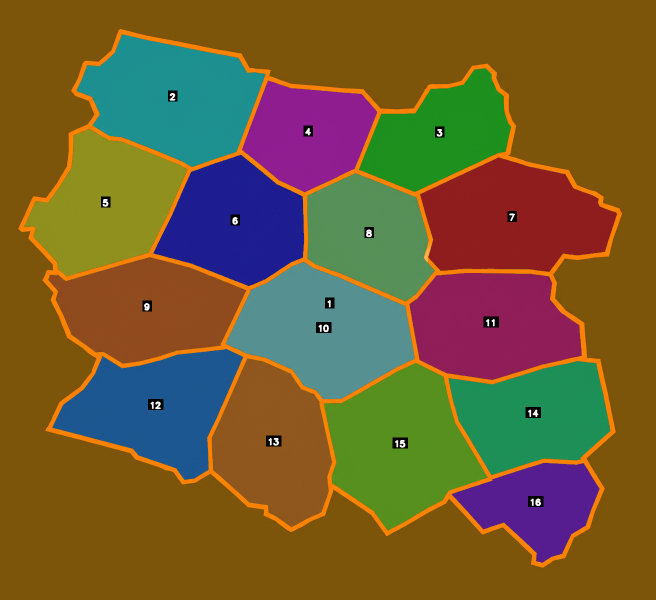
#> input picture salida/imagen_coloreada.png, 1312 x 1199 px (shown at 1/2 size)
$ python -i engine.py   (imports and definitions only)
#> lines starting #> are read from the running program, lines starting #| are printed output that depends on the picture; after the words box and inside, x2 and y2 are one past the last pixel; in counts of white or black regions, pixels touching at a corner belong together
import os
import gc
import unicodedata

import cv2
import numpy as np


# [15 lines left out: functions _sin_acentos, _cargar_imagen_eficiente, not called in this run]


def _ruta_salida(ruta_imagen):
    carpeta = os.path.join(os.path.dirname(os.path.abspath(ruta_imagen)), "salida")
    os.makedirs(carpeta, exist_ok=True)
    return carpeta


COLORES_VIVOS = [
    (0, 165, 255), (255, 255, 0), (0, 255, 0), (255, 0, 255),
    (0, 255, 255), (255, 0, 0), (0, 0, 255), (128, 255, 128),
    (0, 100, 255), (255, 255, 128), (128, 0, 255), (255, 128, 0),
    (0, 128, 255), (128, 255, 0), (0, 255, 128), (255, 0, 128),
    (64, 64, 255), (255, 64, 64), (64, 255, 64), (64, 64, 64),
    (0, 191, 255), (255, 191, 0), (191, 255, 0), (255, 0, 191),
    (0, 255, 191), (191, 0, 255), (255, 191, 191), (191, 255, 191),
    (100, 100, 255), (255, 100, 100), (100, 255, 100), (100, 100, 100),
    (150, 150, 255), (255, 150, 150), (150, 255, 150), (150, 150, 150),
    (200, 200, 255), (255, 200, 200), (200, 255, 200), (200, 200, 200),
]


# [129 lines left out: functions preparar_imagen_para_ia, renderizar_poligonos_desde_grid, renderizar_poligonos_directos, not called in this run]


def detectar_y_colorear_regiones(ruta_imagen, area_min=20):
#> called with ruta_imagen = '../../salida/imagen_coloreada.png', area_min = 20
    img = cv2.imread(ruta_imagen)
#> img is the input picture: shape (1199, 1312, 3); mean B, G, R 47.9, 92.2, 113.4
    if img is None:
        raise FileNotFoundError(f"No se pudo cargar: {ruta_imagen}")

    hsv = cv2.cvtColor(img, cv2.COLOR_BGR2HSV)
#> hsv: shape (1199, 1312, 3); mean H, S, V 46.3, 211.1, 140.3

    lower_white = np.array([0, 0, 200])
    upper_white = np.array([180, 30, 255])
    mask_white = cv2.inRange(hsv, lower_white, upper_white)
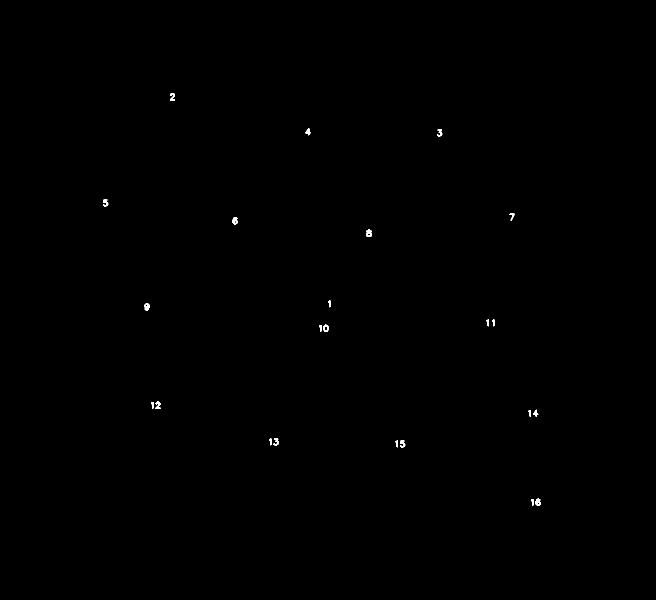
#> mask_white: shape (1199, 1312) (shown at 1/2 size); 0.11% white; 23 white regions, largest, box (x1, y1, x2, y2) and area: (732, 459, 744, 474) 127, (465, 434, 476, 449) 112, (1071, 997, 1082, 1012) 112
    mask_vaca = cv2.bitwise_not(mask_white)

    kernel_close = np.ones((5, 5), np.uint8)
    mask_vaca = cv2.morphologyEx(mask_vaca, cv2.MORPH_CLOSE, kernel_close)
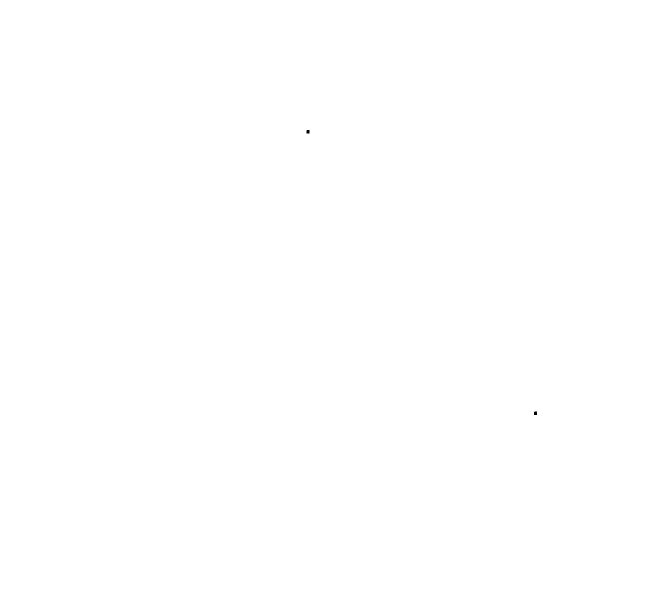
#> mask_vaca: shape (1199, 1312) (shown at 1/2 size); 100% white; 2 black regions, box (x1, y1, x2, y2) and area: (613, 260, 619, 267) 41, (1068, 823, 1074, 830) 41

    lower_orange = np.array([5, 60, 60])
    upper_orange = np.array([35, 255, 255])
    mask_orange = cv2.inRange(hsv, lower_orange, upper_orange)
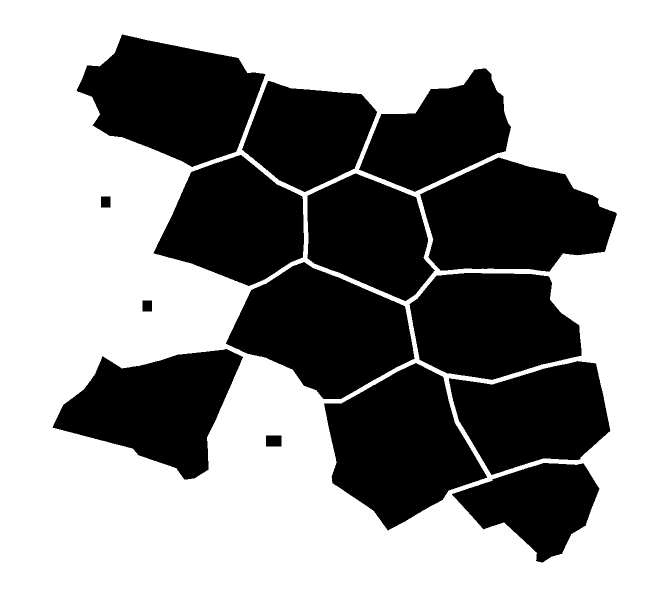
#> mask_orange: shape (1199, 1312) (shown at 1/2 size); 59.4% white; 15 black regions, largest, box (x1, y1, x2, y2) and area: (648, 726, 974, 1061) 65624, (840, 315, 1234, 543) 64281, (153, 69, 531, 334) 64128

    mask_cortes = cv2.bitwise_and(mask_vaca, cv2.bitwise_not(mask_orange))

    num_labels, labels, stats, centroids = cv2.connectedComponentsWithStats(mask_cortes, connectivity=8)
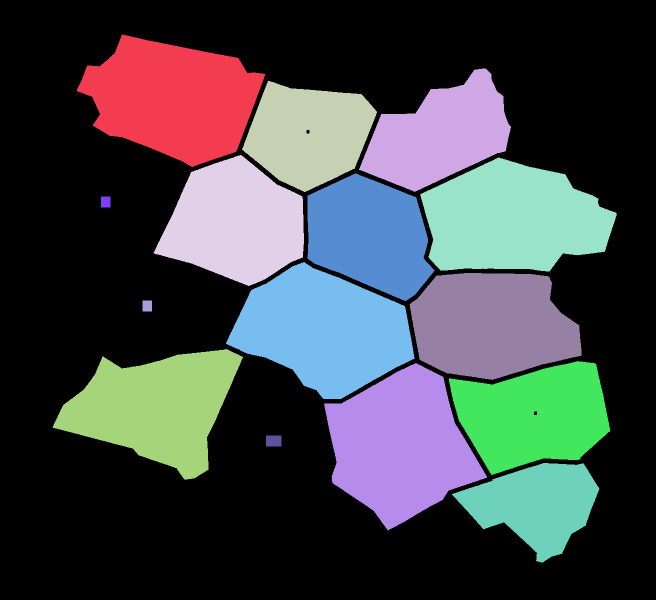
#> labels: shape (1199, 1312) int32 (shown at 1/2 size); 16 distinct labels, from 0 to 15; one colour per label, 0 black
#> num_labels = 16; stats = 16 rows, first 6: [0, 0, 1312, 1199, 934788], [153, 69, 378, 265, 64128], [718, 137, 304, 247, 43378], [484, 162, 270, 222, 40263], [307, 310, 301, 262, 52349], [840, 315, 394, 228, 64281]; centroids = 16 rows, first 8: [604, 614], [345.9, 197.4], [879.4, 269.4], [616.9, 267.9], [470.2, 445.7], [1024.9, 438.2], [738.6, 470.3], [211, 403.5]

    regiones = []
    for i in range(1, num_labels):
        area = stats[i, cv2.CC_STAT_AREA]
        if area > area_min:
            cx, cy = int(centroids[i][0]), int(centroids[i][1])
            regiones.append({"label": i, "area": int(area), "centroid": [cx, cy]})
#> this loop made 15 passes
#> (area, cx, cy) on passes 1 to 12: (64128, 345, 197), (43378, 879, 269), (40263, 616, 267), (52349, 470, 445), (64281, 1024, 438), (45392, 738, 470), (418, 211, 403), (63996, 647, 660), (57089, 982, 649), (418, 294, 611), (57021, 311, 814), (49911, 1066, 830)
#> after the loop, regiones = 15 items

    overlay = img.copy()
    for idx, r in enumerate(regiones):
        color = COLORES_VIVOS[idx % len(COLORES_VIVOS)]
        mask_single = (labels == r["label"]).astype(np.uint8) * 255
        contours, _ = cv2.findContours(mask_single, cv2.RETR_EXTERNAL, cv2.CHAIN_APPROX_SIMPLE)
        if contours:
            cnt = max(contours, key=cv2.contourArea)
            cv2.drawContours(overlay, [cnt], -1, color, -1)
#> this loop made 15 passes
#> (r, color, cnt) on passes 7, 10, 14: ({'label': 7, 'area': 418, 'centroid': [211, 403]}, (0, 0, 255), [[202, 393], [202, 414], [220, 414], [220, 393]]), ({'label': 10, 'area': 418, 'centroid': [294, 611]}, (255, 255, 128), [[285, 601], [285, 622], [303, 622], [303, 601]]), ({'label': 14, 'area': 682, 'centroid': [547, 881]}, (128, 255, 0), [[532, 871], [532, 892], [562, 892], [562, 871]])
#> (r, color) on passes 1 to 6: ({'label': 1, 'area': 64128, 'centroid': [345, 197]}, (0, 165, 255)), ({'label': 2, 'area': 43378, 'centroid': [879, 269]}, (255, 255, 0)), ({'label': 3, 'area': 40263, 'centroid': [616, 267]}, (0, 255, 0)), ({'label': 4, 'area': 52349, 'centroid': [470, 445]}, (255, 0, 255)), ({'label': 5, 'area': 64281, 'centroid': [1024, 438]}, (0, 255, 255)), ({'label': 6, 'area': 45392, 'centroid': [738, 470]}, (255, 0, 0))
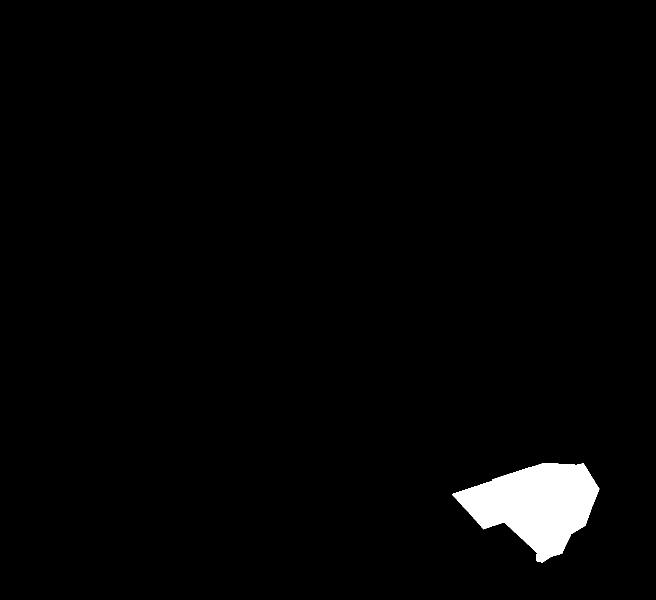
#> mask_single: shape (1199, 1312) (shown at 1/2 size); 2.1% white; 1 white region, box (x1, y1, x2, y2) and area: (904, 926, 1199, 1125) 33350
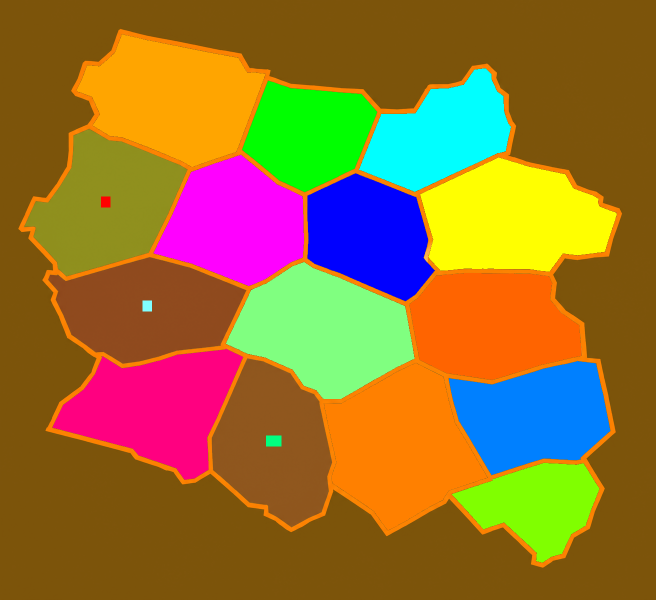
#> overlay: shape (1199, 1312, 3) (shown at 1/2 size); mean B, G, R 48.7, 113.9, 148.8

    cv2.addWeighted(overlay, 0.45, img, 0.55, 0, img)

    for idx, r in enumerate(regiones):
        cx, cy = r["centroid"]
        num = str(idx + 1)
        (tw, th), _ = cv2.getTextSize(num, cv2.FONT_HERSHEY_SIMPLEX, 0.55, 2)
        cv2.rectangle(img, (cx - tw // 2 - 3, cy - th - 3), (cx + tw // 2 + 3, cy + 5), (0, 0, 0), -1)
        cv2.putText(img, num, (cx - tw // 2, cy + 2), cv2.FONT_HERSHEY_SIMPLEX, 0.55, (255, 255, 255), 2, cv2.LINE_AA)
#> this loop made 15 passes
#> (r, cx, cy, num, tw) on passes 1 to 9: ({'label': 1, 'area': 64128, 'centroid': [345, 197]}, 345, 197, '1', 13), ({'label': 2, 'area': 43378, 'centroid': [879, 269]}, 879, 269, '2', 13), ({'label': 3, 'area': 40263, 'centroid': [616, 267]}, 616, 267, '3', 13), ({'label': 4, 'area': 52349, 'centroid': [470, 445]}, 470, 445, '4', 13), ({'label': 5, 'area': 64281, 'centroid': [1024, 438]}, 1024, 438, '5', 13), ({'label': 6, 'area': 45392, 'centroid': [738, 470]}, 738, 470, '6', 13), ({'label': 7, 'area': 418, 'centroid': [211, 403]}, 211, 403, '7', 13), ({'label': 8, 'area': 63996, 'centroid': [647, 660]}, 647, 660, '8', 13), ({'label': 9, 'area': 57089, 'centroid': [982, 649]}, 982, 649, '9', 13)
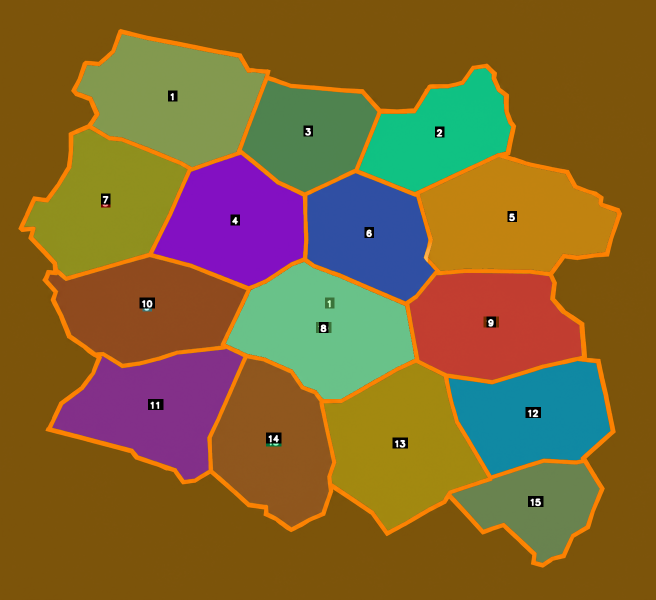
#> img: shape (1199, 1312, 3) (shown at 1/2 size); mean B, G, R 48.1, 101.7, 129.1

    ruta_final = os.path.join(_ruta_salida(ruta_imagen), "imagen_coloreada.png")
    cv2.imwrite(ruta_final, img)

    del img, overlay, mask_vaca, mask_orange, mask_cortes, labels, stats
    gc.collect()

    return ruta_final, len(regiones)

>>> result = detectar_y_colorear_regiones('../../salida/imagen_coloreada.png')
